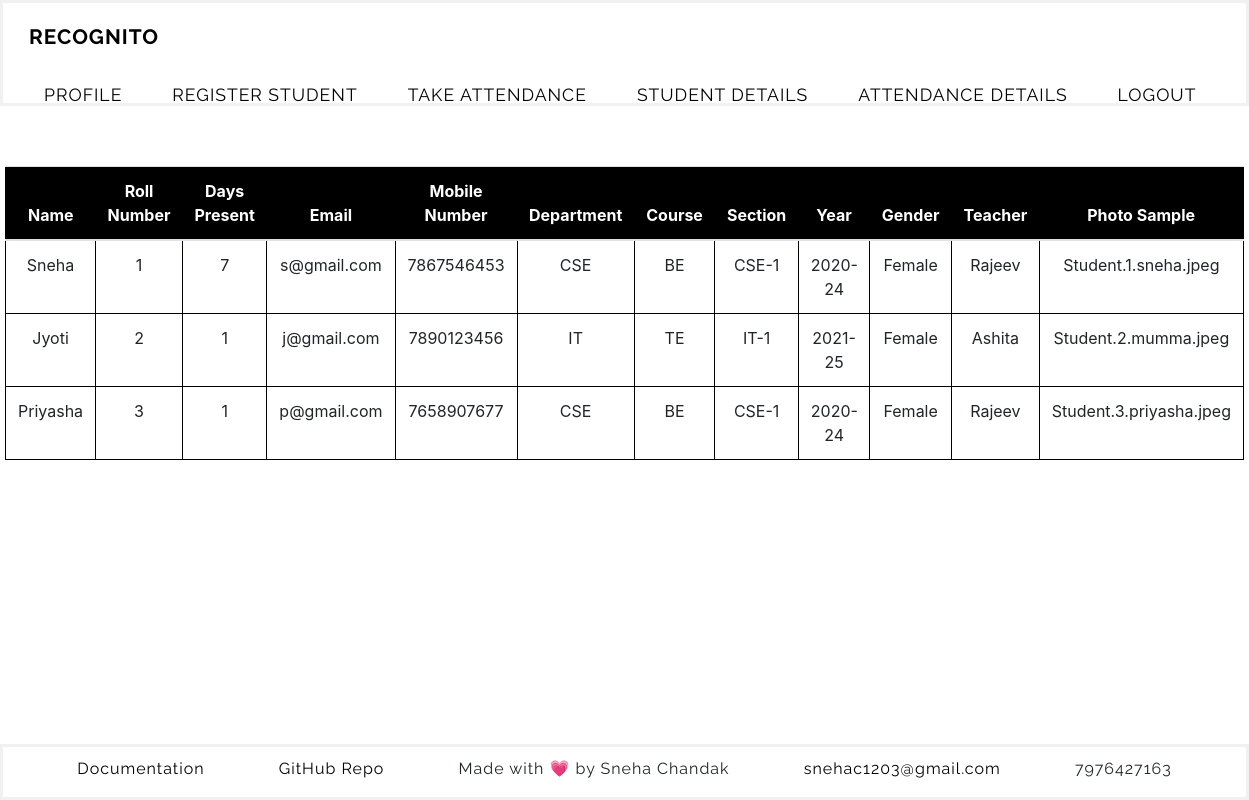
/student_details (signed in), run on the app's committed database.
### faceapp/models.py (models this page shows, shortened)
class Student(db.Model):
    id = db.Column(db.Integer(), primary_key=True)
    days_present = db.Column(db.Integer(), nullable=True, default=0)
    dept = db.Column(db.String(length=10), nullable=False)
    course = db.Column(db.String(length=10), nullable=False)
    year = db.Column(db.String(length=20), nullable=False)
    name = db.Column(db.String(length=30), nullable=False)
    section = db.Column(db.String(length=10), nullable=False)
    roll_no = db.Column(db.Integer(), unique=True, nullable=False)
    gender = db.Column(db.String(length=20), nullable=False)
    mobile_no = db.Column(db.String(length=10), nullable=False)
    email = db.Column(db.String(length=20), unique=True, nullable=False)
    teacher = db.Column(db.String(length=20), nullable=False)
    photo_sample = db.Column(db.String(), nullable=True, default='NONE')
    attendance = db.relationship('Attendance', backref='attendance', lazy=True)

### faceapp/routes.py (the view)
@app.route('/student_details', methods=['GET', 'POST'])
@login_required
def student_details():
    update_attendance()
    students = Student.query.order_by(Student.roll_no).all()
    for student in students:
        roll_to_count = student.roll_no
        no_of_present = Attendance.query.filter_by(roll_no=roll_to_count).count()
        student.days_present = no_of_present
        db.session.commit()
    return render_template('student_details.html', students=students)

### faceapp/models.py (called while the page is built)
@login_manager.user_loader
def load_user(user_id):
    return User.query.get(int(user_id))

### faceapp/templates/student_details.html
{% extends 'base.html' %}
{% block content %}
 <div class="text-center">
    <table class="table">
        <thead>
            <tr>
                <th scope="col">Name</th>
                <th scope="col">Roll Number</th>
                <th scope="col">Days Present</th>
                <th scope="col">Email</th>
                <th scope="col">Mobile Number</th>
                <th scope="col">Department</th>
                <th scope="col">Course</th>
                <th scope="col">Section</th>
                <th scope="col">Year</th>
                <th scope="col">Gender</th>
                <th scope="col">Teacher</th>
                <th scope="col">Photo Sample</th>
            </tr>
        </thead>
        <tbody>
            {% for student in students %}
                <tr class="table-row-hover">
                    <td>{{ student.name }}</td>
                    <td>{{ student.roll_no }}</td>
                    <td>{{ student.days_present }}</td>
                    <td>{{ student.email }}</td>
                    <td>{{ student.mobile_no }}</td>
                    <td>{{ student.dept }}</td>
                    <td>{{ student.course }}</td>
                    <td>{{ student.section }}</td>
                    <td>{{ student.year }}</td>
                    <td>{{ student.gender }}</td>
                    <td>{{ student.teacher }}</td>
                    <td>{{ student.photo_sample }}</td>
                </tr>
            {% endfor %}
        </tbody>
    </table>
</div>
{% endblock%}

### faceapp/static/css/styles.css (style rules this page uses)
body { min-height: 100vh; display: flex; flex-direction: column; }
.table { border: 1px solid black; border-collapse: collapse; width: 95%; margin: 60px auto; }
.table tr { border: 1px solid black; border-top: 1px solid black }
.table td { border: 1px solid black; }
thead { background-color: black; color: white; }

### data on the page
Student: name "Sneha", roll_no "1", days_present "7", email "s@gmail.com", mobile_no "7867546453", dept "CSE", course "BE", section "CSE-1", year "2020-24", gender "Female", teacher "Rajeev", photo_sample "Student.1.sneha.jpeg"
Student: name "Jyoti", roll_no "2", days_present "1", email "j@gmail.com", mobile_no "7890123456", dept "IT", course "TE", section "IT-1", year "2021-25", gender "Female", teacher "Ashita", photo_sample "Student.2.mumma.jpeg"
Student: name "Priyasha", roll_no "3", days_present "1", email "p@gmail.com", mobile_no "7658907677", dept "CSE", course "BE", section "CSE-1", year "2020-24", gender "Female", teacher "Rajeev", photo_sample "Student.3.priyasha.jpeg"
